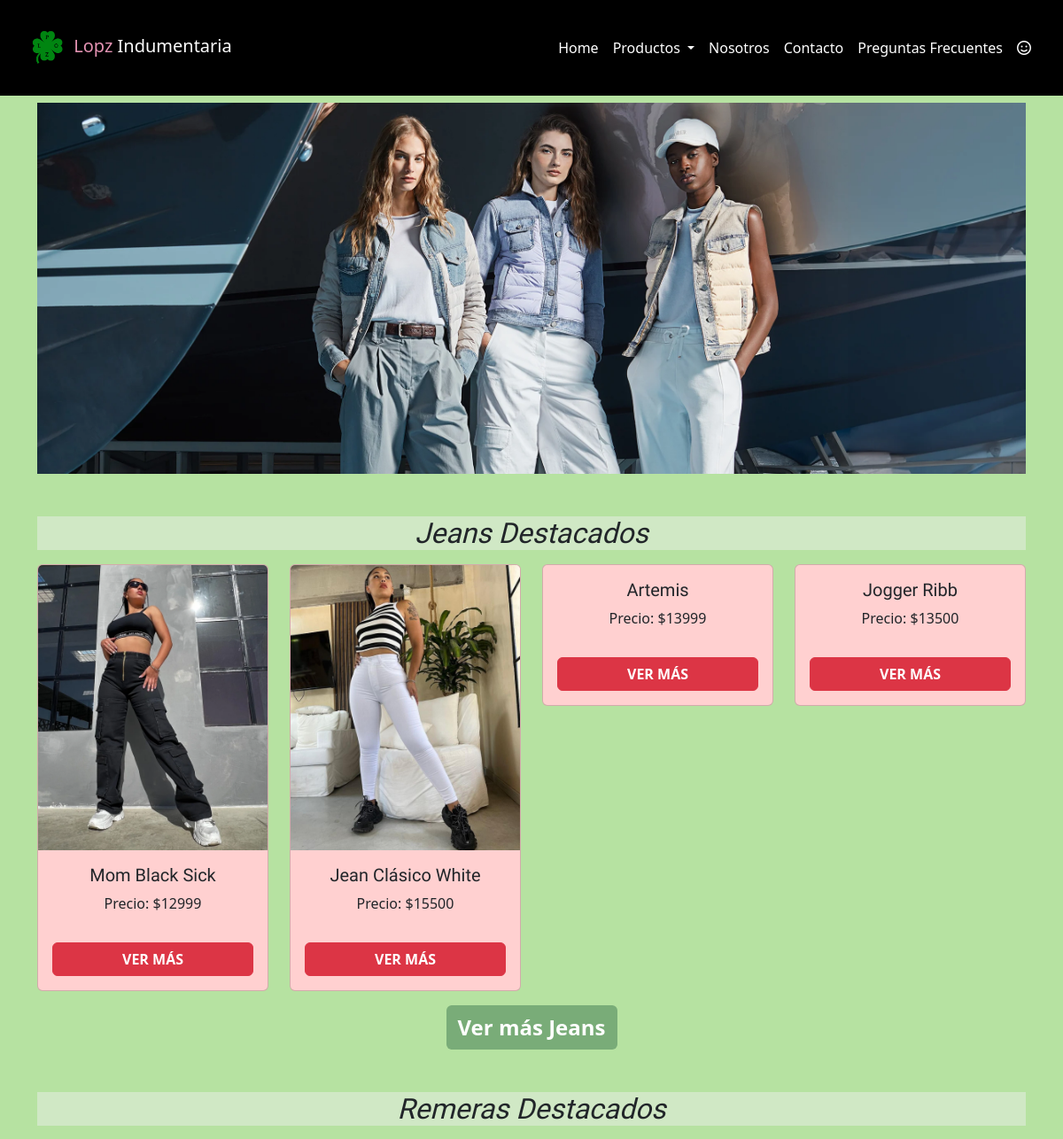
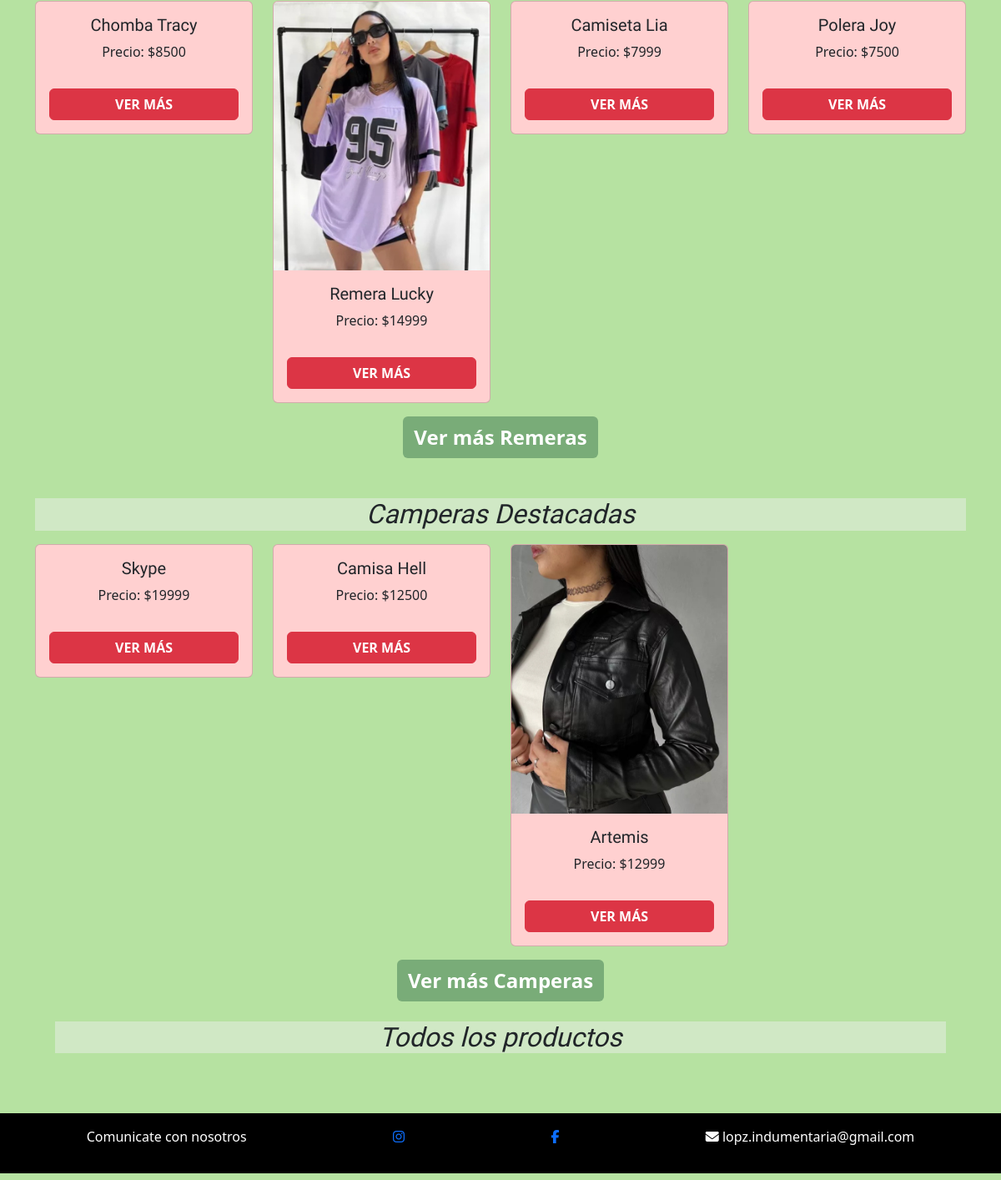
The page / on the database its author committed (2 pictures, top to bottom).
### tables this page shows
CREATE TABLE `productos` (
  `id` int(11) NOT NULL,
  `nombre` varchar(200) NOT NULL,
  `id_catalogo` int(11) NOT NULL,
  `descripcion` varchar(500) NOT NULL,
  `talles` varchar(50) NOT NULL,
  `stock` int(11) NOT NULL,
  `imagen` varchar(500) NOT NULL,
  `precio` int(11) NOT NULL,
  `destacado` int(11) NOT NULL
);

### classes/Producto.php (called while the page is built, shortened)
<?php
    class Producto{
        protected $id;
        protected $nombre;
        protected $imagen;
        protected $precio;
public function destacadoJean() {
    $conexion = (new Conexion())->getConexion();
    $query = "SELECT * FROM productos WHERE destacado = 1";
    $PDOStatment = $conexion->prepare($query);
    $PDOStatment->setFetchMode(PDO::FETCH_CLASS, self::class);
    $PDOStatment->execute();
    $resultado = $PDOStatment->fetchAll();
    return $resultado;
}
public function destacadoRemeras() {
    $conexion = (new Conexion())->getConexion();
    $query = "SELECT * FROM productos WHERE destacado = 2";
    $PDOStatment = $conexion->prepare($query);
    $PDOStatment->setFetchMode(PDO::FETCH_CLASS, self::class);
    $PDOStatment->execute();
    $resultado = $PDOStatment->fetchAll();
    return $resultado;
}
public function destacadoCamperas() {
    $conexion = (new Conexion())->getConexion();
    $query = "SELECT * FROM productos WHERE destacado = 3";
    $PDOStatment = $conexion->prepare($query);
    $PDOStatment->setFetchMode(PDO::FETCH_CLASS, self::class);
    $PDOStatment->execute();
    $resultado = $PDOStatment->fetchAll();
    return $resultado;
}
        public function getId()
        {
                return $this->id;
        }
        public function getNombre()
        {
                return $this->nombre;
        }
        public function getImagen()
        {
                return $this->imagen;
        }
        public function getPrecio()
        {
                return $this->precio;
        }
    }
?>

### views/home.php (the view, shortened to what this page needs)
<?php
$miObjetoBici = new Producto();
$productos = $miObjetoBici->destacadoJean();
$productos2 = $miObjetoBici->destacadoRemeras();
$productos3 = $miObjetoBici->destacadoCamperas();
?>
<img src="img/banner.webp" class="img-fluid" alt="...">
<div class="mt-5 mb-3">
    <h2 class="text-center" style="background-color: #D0E8C5;">Jeans Destacados</h2>
</div>
<div class="row">
    <?php foreach ($productos as $ropa) { ?>
        <div class="col-3 mb-3">
            <div class="card text-center" style="background-color: #FFD0D0">
                <img src="img/<?=$ropa->getImagen()?>" class="card-img-top" alt="">
                <div class="card-body">
                    <h5 class="card-title"><?=$ropa->getNombre()?></h5>
                    <p class="card-text">Precio: $<?=$ropa->getPrecio()?></p>
                </div>
                <div class="card-body">
                    <a href="index.php?sec=producto&id=<?= $ropa->getId() ?>" class="btn btn-danger w-100 fw-bold">VER MÁS</a>
                </div>
            </div>
        </div>
    <?php } ?>
</div>
<div class="d-flex justify-content-center">
<a href="index.php?sec=categoria&cat=1" class="btn btn  fw-bold fs-4" style="text-decoration: none; color:white; background-color: #79AC78;">Ver más Jeans</a>
</div>
<div class="mt-5 mb-3">
    <h2 class="text-center" style="background-color: #D0E8C5;" >Remeras Destacados</h2>
</div>
<div class="row">
    <?php foreach ($productos2 as $ropa) { ?>
        <div class="col-3 mb-3">
            <div class="card text-center" style="background-color: #FFD0D0">
                <img src="img/<?=$ropa->getImagen()?>" class="card-img-top" alt="">
                <div class="card-body">
                    <h5 class="card-title"><?=$ropa->getNombre()?></h5>
                    <p class="card-text">Precio: $<?=$ropa->getPrecio()?></p>
                </div>
                <div class="card-body">
                    <a href="index.php?sec=producto&id=<?= $ropa->getId() ?>" class="btn btn-danger w-100 fw-bold">VER MÁS</a>
                </div>
            </div>
        </div>
    <?php } ?>
</div>
<div class="d-flex justify-content-center">
<a href="index.php?sec=categoria&cat=1" class="btn btn  fw-bold fs-4" style="text-decoration: none; color:white; background-color: #79AC78;">Ver más Remeras</a>
</div>
<div class="mt-5 mb-3">
    <h2 class="text-center" style="background-color: #D0E8C5;">Camperas Destacadas</h2>
</div>
<div class="row">
    <?php foreach ($productos3 as $ropa) { ?>
        <div class="col-3 mb-3">
            <div class="card text-center" style="background-color: #FFD0D0">
                <img src="img/<?=$ropa->getImagen()?>" class="card-img-top" alt="">
                <div class="card-body">
                    <h5 class="card-title"><?=$ropa->getNombre()?></h5>
                    <p class="card-text">Precio: $<?=$ropa->getPrecio()?></p>
                </div>
                <div class="card-body">
                    <a href="index.php?sec=producto&id=<?= $ropa->getId() ?>" class="btn btn-danger w-100 fw-bold">VER MÁS</a>
                </div>
            </div>
        </div>
    <?php } ?>
</div>
<div class="d-flex justify-content-center">
<a href="index.php?sec=categoria&cat=1" class="btn btn  fw-bold fs-4" style="text-decoration: none; color:white; background-color: #79AC78;">Ver más Camperas</a>
</div>
<div class="mt-1 mb-5">
<h2 class="text-center m-4" style="background-color: #D0E8C5;">Todos los productos</h2>
</div>

### css/estilos.css (style rules this page uses)
h2 { font-family: "Kanit", sans-serif; font-weight: 500; font-style: italic; }
h5 { font-family: "Mulish", sans-serif; font-optical-sizing: auto; font-weight: weight; font-style: normal; }

### views/home.php (style rules this page uses)
body { background-color: #B6E2A1; }

### rows shown on the page
productos: imagen (picture), nombre "Mom Black Sick", precio "12999"
productos: imagen (picture), nombre "Jean Clásico White", precio "15500"
productos: nombre "Artemis", precio "13999"
productos: nombre "Jogger Ribb", precio "13500"
productos: nombre "Chomba Tracy", precio "8500"
productos: imagen (picture), nombre "Remera Lucky", precio "14999"
productos: nombre "Camiseta Lia", precio "7999"
productos: nombre "Polera Joy", precio "7500"
productos: nombre "Skype", precio "19999"
productos: nombre "Camisa Hell", precio "12500"
productos: imagen (picture), nombre "Artemis", precio "12999"
